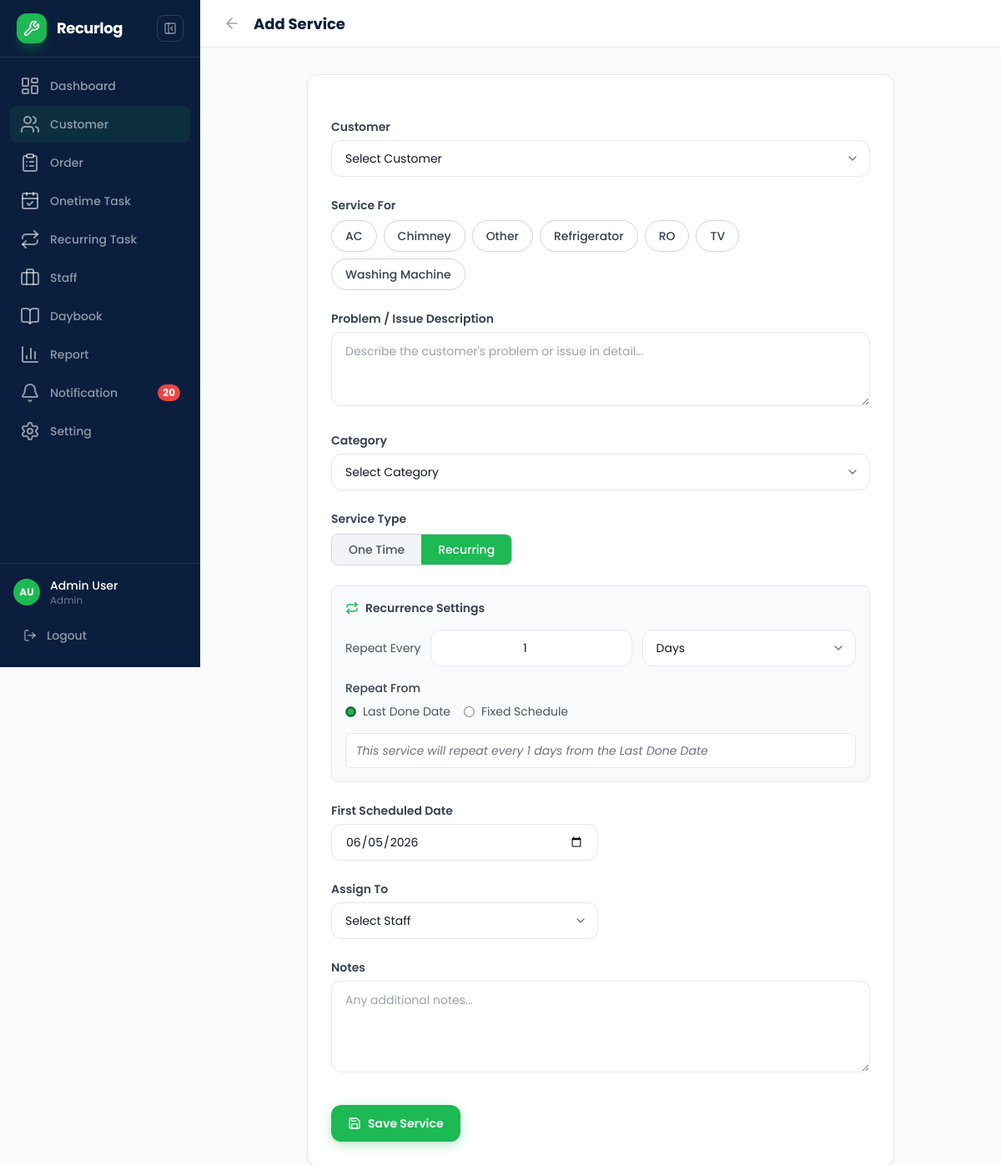
Page /pages/service-add.php (signed in) on the committed database.
### tables this page shows
CREATE TABLE `fscrm_service_types` (
  `id` int(11) NOT NULL AUTO_INCREMENT,
  `name` varchar(100) NOT NULL,
  `created_at` datetime DEFAULT current_timestamp(),
  PRIMARY KEY (`id`),
  UNIQUE KEY `name` (`name`)
);

### includes/config.php (called while the page is built, shortened)
<?php
function cacheBust() {
    $cssFile = __DIR__ . '/../assets/css/custom.css';
    $mtime = file_exists($cssFile) ? filemtime($cssFile) : time();
    return dechex($mtime);
}

### pages/service-add.php (the view, shortened to what this page needs)
<?php
require_once __DIR__ . '/../includes/config.php';
$db = getDB();
$serviceTypeRows = $db->query("SELECT name FROM fscrm_service_types ORDER BY name")->fetch_all(MYSQLI_ASSOC);
?><!DOCTYPE html>
<html lang="en">
<head>
  <script src="https://cdn.tailwindcss.com"></script>
  <link rel="stylesheet" href="../assets/css/custom.css?v=<?= cacheBust() ?>">
</head>
<body class="bg-gray-50 min-h-screen font-sans">
<?php require_once __DIR__ . '/../includes/header.php'; ?>
<div class="page-content">
    <header class="page-header">
      <div class="page-header-inner">
        <div class="flex items-center gap-2">
          <a href="customer-detail.php" class="p-2 -ml-1 text-gray-400 hover:text-navy transition-colors rounded-lg hover:bg-gray-100">
            <i data-lucide="arrow-left" class="w-5 h-5"></i>
          </a>
          <h1 class="page-title">Add Service</h1>
        </div>
      </div>
    </header>
    <div class="p-4 md:p-6 lg:p-8 max-w-3xl mx-auto">
      <div class="bg-white rounded-xl shadow-sm border border-gray-200 overflow-hidden">
        <form method="POST" id="service-form"><?= csrfHiddenField() ?>
        <div class="p-5 md:p-7 space-y-6">
          <div>
            <label for="service-customer" class="block text-sm font-semibold text-gray-700 mb-1.5">Customer</label>
            <select id="service-customer" name="customer_id" class="form-select">
              <option value="">Select Customer</option>
            </select>
          </div>
          <div>
            <label class="block text-sm font-semibold text-gray-700 mb-2">Service For</label>
            <div id="service-for-chips" class="flex flex-wrap gap-2">
              <?php foreach ($serviceTypeRows as $st): ?>
                <button type="button" data-value="<?= htmlspecialchars($st['name']) ?>" class="chip-btn px-4 py-2 rounded-full text-sm font-medium border border-gray-300 bg-white text-gray-700 hover:border-brand hover:text-brand transition-colors"><?= htmlspecialchars($st['name']) ?></button>
              <?php endforeach; ?>
            </div>
          </div>
          <div>
            <label for="service-problem" class="block text-sm font-semibold text-gray-700 mb-1.5">Problem / Issue Description</label>
             <textarea id="service-problem" name="problem" rows="3" class="form-textarea" placeholder="Describe the customer's problem or issue in detail..." maxlength="1000"><?= htmlspecialchars($_POST['problem'] ?? '') ?></textarea>
          </div>
          <div>
            <label for="service-category" class="block text-sm font-semibold text-gray-700 mb-1.5">Category</label>
            <select id="service-category" name="category_id" class="form-select">
              <option value="">Select Category</option>
            </select>
          </div>
          <div>
            <label class="block text-sm font-semibold text-gray-700 mb-2">Service Type</label>
            <div class="flex rounded-lg border border-gray-300 overflow-hidden w-fit">
              <button type="button" id="service-type-onetime" data-value="onetime" class="px-5 py-2 text-sm font-medium transition-colors">One Time</button>
              <button type="button" id="service-type-recurring" data-value="recurring" class="px-5 py-2 text-sm font-medium transition-colors bg-brand text-white">Recurring</button>
            </div>
          </div>
          <div id="recurrence-section" class="space-y-4 p-4 bg-gray-50 rounded-lg border border-gray-200">
            <div class="flex items-center gap-2">
              <i data-lucide="repeat" class="w-4 h-4 text-brand"></i>
              <span class="text-sm font-semibold text-gray-700">Recurrence Settings</span>
            </div>
            <div class="flex items-center gap-3">
              <label for="rec-value" class="text-sm text-gray-600 whitespace-nowrap">Repeat Every</label>
              <input type="number" id="rec-value" name="rec_value" value="1" min="1" class="form-input w-20 text-center">
              <select id="rec-unit" name="rec_unit" class="form-select w-auto">
                <option value="days">Days</option>
              </select>
            </div>
            <div>
              <label class="block text-sm font-medium text-gray-700 mb-2">Repeat From</label>
              <div class="flex gap-4">
                <label class="flex items-center gap-2 text-sm text-gray-600 cursor-pointer">
                  <input type="radio" name="repeat_from" value="last-done" checked class="accent-brand">
                  Last Done Date
                </label>
                <label class="flex items-center gap-2 text-sm text-gray-600 cursor-pointer">
                  <input type="radio" name="repeat_from" value="fixed-schedule" class="accent-brand">
                  Fixed Schedule
                </label>
              </div>
            </div>
            <div id="rec-preview" class="text-sm text-gray-500 italic bg-white px-3 py-2.5 rounded-lg border border-gray-200">
            </div>
          </div>
          <div>
            <label for="service-first-date" class="block text-sm font-semibold text-gray-700 mb-1.5">First Scheduled Date</label>
            <input type="date" id="service-first-date" name="first_scheduled_date" class="form-input max-w-xs">
          </div>
          <div>
            <label for="service-staff" class="block text-sm font-semibold text-gray-700 mb-1.5">Assign To</label>
            <select id="service-staff" name="assigned_to" class="form-select max-w-xs">
              <option value="">Select Staff</option>
            </select>
          </div>
          <div>
            <label for="service-notes" class="block text-sm font-semibold text-gray-700 mb-1.5">Notes</label>
             <textarea id="service-notes" name="notes" rows="4" class="form-textarea" placeholder="Any additional notes..." maxlength="1000"><?= htmlspecialchars($_POST['notes'] ?? '') ?></textarea>
          </div>
          <div class="pt-2">
            <button type="submit" class="btn btn-md btn-primary brand-glow">
              <i data-lucide="save" class="w-4 h-4"></i>Save Service
            </button>
          </div>
        </div>
        </form>
      </div>
    </div>
  </div>
  <?php require_once '../includes/footer.php'; ?>
</body>
</html>

### assets/css/custom.css (style rules this page uses)
:root { --color-primary: #1DB954; --color-primary-dark: #16a34a; --color-success: #22C55E; --color-danger: #EF4444; --color-warning: #F59E0B; --color-info: #3B82F6; --color-navy: #0B1E3D; --color-amber: #F59E0B; --color-neutral-50: #F9FAFB; --color-neutral-100: #F3F4F6; --color-neutral-200: #E5E7EB; --color-neutral-300: #D1D5DB; --color-neutral-400: #9CA3AF; --color-neutral-500: #6B7280; --color-neutral-600: #4B5563; --color-neutral-700: #374151; --color-neutral-800: #1F2937; --color-neutral-900: #111827; --space-1: 4px; --space-2: 8px; --space-3: 12px; --space-4: 16px; --space-5: 20px; --space-6: 24px; --space-8: 32px; --space-10: 40px; --space-12: 48px; --radius-sm: 4px; --radius-md: 8px; --radius-lg: 12px; --radius-xl: 16px; --radius-full: 999px; --text-xs: 12px; --text-sm: 14px; --text-base: 16px; --text-lg: 18px; --text-xl: 20px; --text-2xl: 24px; --text-3xl: 30px; --text-4xl: 36px; --shadow-sm: 0 1px 2px rgba(0,0,0,0.05); --shadow-md: 0 4px 6px -1px rgba(0,0,0,0.1), 0 2px 4px -2px rgba(0,0,0,0.1); --shadow-lg: 0 10px 15px -3px rgba(0,0,0,0.1), 0 4px 6px -4px rgba(0,0,0,0.1); --sidebar-width: 240px; --sidebar-collapsed-width: 60px; --header-height: 56px; --bottom-nav-height: 56px; }
*, *::before, *::after { box-sizing: border-box; }
html { -webkit-text-size-adjust: 100%; scroll-behavior: smooth; }
body { font-family: 'Poppins', sans-serif; font-size: var(--text-base); line-height: 1.5; color: var(--color-neutral-900); background: var(--color-neutral-50); -webkit-font-smoothing: antialiased; -moz-osx-font-smoothing: grayscale; overflow-x: hidden; }
@media (min-width: 768px) { .page-content { margin-left: var(--sidebar-width); transition: margin-left 250ms ease; min-height: 100vh; } }
.page-content { min-height: 100vh; }
.page-header { position: sticky; top: 0; z-index: 20; background: #fff; border-bottom: 1px solid var(--color-neutral-200); }
.page-header-inner { display: flex; align-items: center; justify-content: space-between; height: var(--header-height); padding: 0 var(--space-4); }
.page-title { font-size: var(--text-lg); font-weight: 700; color: var(--color-navy); margin: 0; }
@media (min-width: 768px) { .page-header-inner { padding: 0 var(--space-6); } }
.btn { display: inline-flex; align-items: center; justify-content: center; gap: 8px; border: none; font-family: inherit; font-weight: 600; cursor: pointer; border-radius: var(--radius-lg); transition: all 150ms; text-decoration: none; white-space: nowrap; -webkit-tap-highlight-color: transparent; min-height: 44px; }
.btn-md { padding: 10px 20px; font-size: var(--text-sm); }
.btn-primary { background: var(--color-primary); color: #fff; }
.form-input { width: 100%; height: 44px; padding: 0 var(--space-4); background: #fff; border: 1px solid var(--color-neutral-200); border-radius: var(--radius-lg); font-family: inherit; font-size: var(--text-sm); color: var(--color-neutral-900); transition: border 150ms, box-shadow 150ms; outline: none; }
.form-input::placeholder { color: var(--color-neutral-400); }
.form-select { width: 100%; height: 44px; padding: 0 var(--space-4); background: #fff; border: 1px solid var(--color-neutral-200); border-radius: var(--radius-lg); font-family: inherit; font-size: var(--text-sm); color: var(--color-neutral-900); transition: border 150ms, box-shadow 150ms; outline: none; appearance: none; background-repeat: no-repeat; background-position: right 12px center; background-size: 16px; padding-right: 40px; }
.form-textarea { width: 100%; padding: var(--space-3) var(--space-4); background: #fff; border: 1px solid var(--color-neutral-200); border-radius: var(--radius-lg); font-family: inherit; font-size: var(--text-sm); color: var(--color-neutral-900); transition: border 150ms, box-shadow 150ms; outline: none; resize: vertical; min-height: 88px; }
.form-textarea::placeholder { color: var(--color-neutral-400); }
.brand-glow { box-shadow: 0 4px 14px 0 rgba(29, 185, 84, 0.3); }

### rows in the picture
fscrm_service_types: name "AC"
fscrm_service_types: name "Chimney"
fscrm_service_types: name "Other"
fscrm_service_types: name "Refrigerator"
fscrm_service_types: name "RO"
fscrm_service_types: name "TV"
fscrm_service_types: name "Washing Machine"

### other values in the picture
$unreadCount "20"
$userInitials "AU"
$user['name'] "Admin User"
$user['role'] "Admin"
